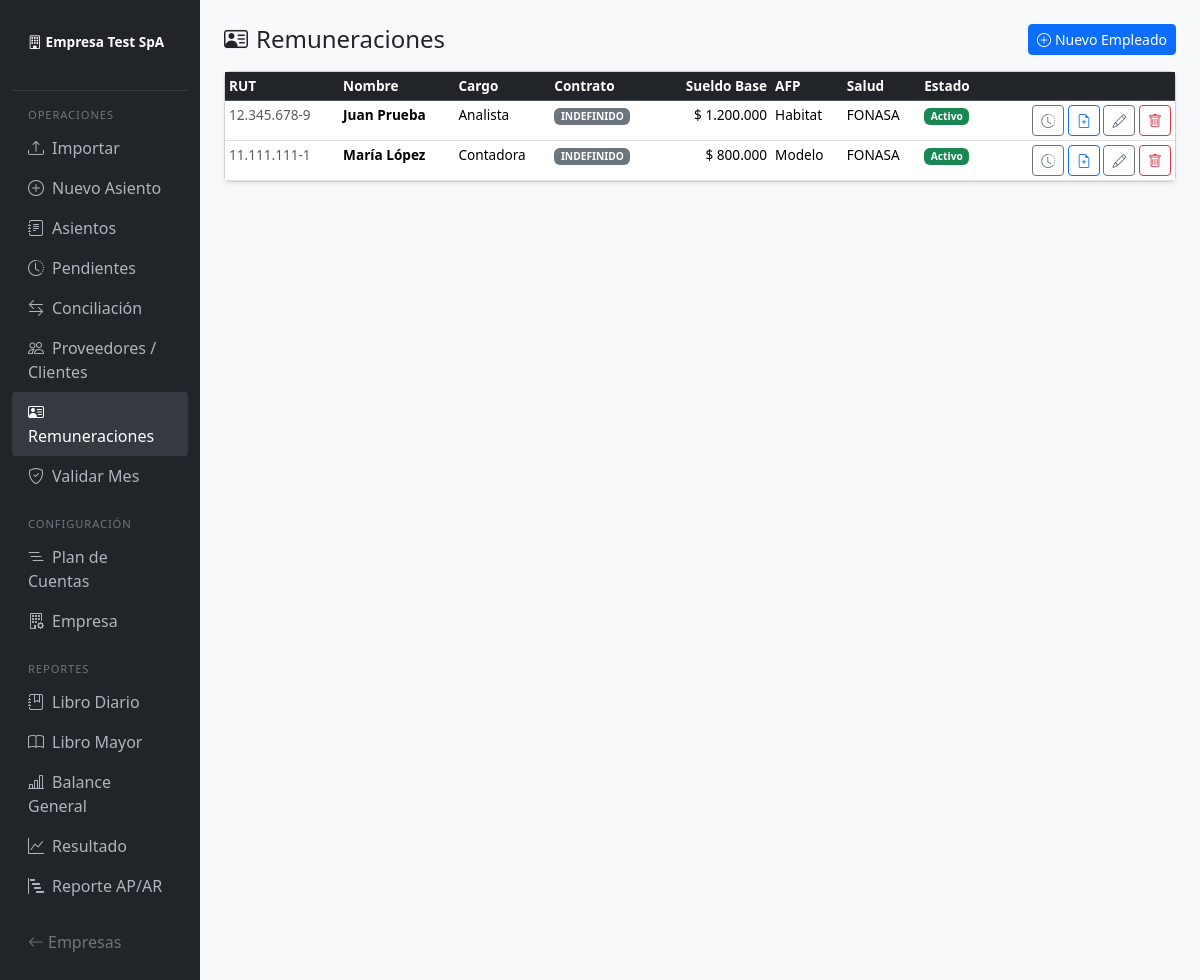
The app's page /empresa/1/remuneraciones with its own data.
### models.py (models this page shows, shortened)
class Empresa(db.Model):
    __tablename__ = 'empresas'
    id = db.Column(db.Integer, primary_key=True)
    rut = db.Column(db.String(12), unique=True, nullable=False)
    razon_social = db.Column(db.String(200), nullable=False)
    nombre_fantasia = db.Column(db.String(200))
    giro = db.Column(db.String(300))
    activa = db.Column(db.Boolean, default=True)
    clave_sii = db.Column(db.String(200))   # clave portal SII (opcional)
    cuentas = db.relationship('Cuenta', backref='empresa', lazy='dynamic')
    asientos = db.relationship('Asiento', backref='empresa', lazy='dynamic')
    documentos_sii = db.relationship('DocumentoSII', backref='empresa', lazy='dynamic')
    movimientos_banco = db.relationship('MovimientoBanco', backref='empresa', lazy='dynamic')
    reglas = db.relationship('ReglaClasificacion', backref='empresa', lazy='dynamic')

class Empleado(db.Model):
    __tablename__ = 'empleados'
    id = db.Column(db.Integer, primary_key=True)
    empresa_id = db.Column(db.Integer, db.ForeignKey('empresas.id'), nullable=False)
    rut = db.Column(db.String(12), nullable=False)
    nombre = db.Column(db.String(200), nullable=False)
    cargo = db.Column(db.String(200))
    fecha_ingreso = db.Column(db.Date)
    tipo_contrato = db.Column(db.String(20), default='INDEFINIDO')
    sueldo_base = db.Column(db.Float, default=0.0)
    afp = db.Column(db.String(50), default='Habitat')
    tasa_afp_comision = db.Column(db.Float, default=0.0127)   # solo la comisión AFP (no los 10%)
    tipo_salud = db.Column(db.String(10), default='FONASA')   # FONASA | ISAPRE
    isapre = db.Column(db.String(100))
    monto_isapre = db.Column(db.Float, default=0.0)           # adicional sobre 7% si isapre
    bono_colacion = db.Column(db.Float, default=0.0)
    bono_movilizacion = db.Column(db.Float, default=0.0)
    otros_haberes = db.Column(db.Float, default=0.0)
    tasa_mutual = db.Column(db.Float, default=0.0093)
    activo = db.Column(db.Boolean, default=True)
    empresa = db.relationship('Empresa', backref=db.backref('empleados', lazy='dynamic'))
    liquidaciones = db.relationship('Liquidacion', backref='empleado', lazy='dynamic',
                                    cascade='all, delete-orphan')

### routes/remuneraciones.py (the view)
@bp.route('/empresa/<int:eid>/remuneraciones')
def index(eid):
    empresa = Empresa.query.get_or_404(eid)
    empleados = (Empleado.query
                 .filter_by(empresa_id=eid)
                 .order_by(Empleado.nombre)
                 .all())
    return render_template('remuneraciones/index.html', empresa=empresa, empleados=empleados)

### templates/remuneraciones/index.html (shortened to what this page needs)
{% extends 'base.html' %}
{% block content %}
<div class="d-flex justify-content-between align-items-center mb-3">
  <h4 class="mb-0"><i class="bi bi-person-vcard me-2"></i>Remuneraciones</h4>
  <a href="{{ url_for('remuneraciones.nuevo', eid=empresa.id) }}" class="btn btn-primary btn-sm">
    <i class="bi bi-plus-circle me-1"></i>Nuevo Empleado
  </a>
</div>
{% if empleados %}
<div class="card shadow-sm">
  <div class="table-responsive">
    <table class="table table-hover table-sm mb-0">
      <thead class="table-dark">
        <tr>
          <th>RUT</th>
          <th>Nombre</th>
          <th>Cargo</th>
          <th>Contrato</th>
          <th class="text-end">Sueldo Base</th>
          <th>AFP</th>
          <th>Salud</th>
          <th>Estado</th>
          <th></th>
        </tr>
      </thead>
      <tbody>
        {% for e in empleados %}
        <tr>
          <td class="text-muted">{{ e.rut }}</td>
          <td><strong>{{ e.nombre }}</strong></td>
          <td>{{ e.cargo or '—' }}</td>
          <td><span class="badge bg-secondary">{{ e.tipo_contrato }}</span></td>
          <td class="text-end">$ {{ e.sueldo_base | clp }}</td>
          <td>{{ e.afp }}</td>
          <td>{{ e.tipo_salud }}{% if e.isapre %} – {{ e.isapre }}{% endif %}</td>
          <td>
            {% if e.activo %}
              <span class="badge bg-success">Activo</span>
            {% else %}
              <span class="badge bg-secondary">Inactivo</span>
            {% endif %}
          </td>
          <td class="text-end text-nowrap">
            <a href="{{ url_for('remuneraciones.historial', eid=empresa.id, emp_id=e.id) }}"
               class="btn btn-outline-secondary btn-sm" title="Historial"><i class="bi bi-clock-history"></i></a>
            <a href="{{ url_for('remuneraciones.liquidar', eid=empresa.id, emp_id=e.id) }}"
               class="btn btn-outline-primary btn-sm" title="Nueva liquidación"><i class="bi bi-file-earmark-plus"></i></a>
            <a href="{{ url_for('remuneraciones.editar', eid=empresa.id, emp_id=e.id) }}"
               class="btn btn-outline-secondary btn-sm" title="Editar"><i class="bi bi-pencil"></i></a>
            <form method="post" action="{{ url_for('remuneraciones.eliminar', eid=empresa.id, emp_id=e.id) }}"
                  style="display:inline"
                  onsubmit="return confirm('¿Eliminar empleado {{ e.nombre }} y todas sus liquidaciones?')">
              <button class="btn btn-outline-danger btn-sm"><i class="bi bi-trash"></i></button>
            </form>
          </td>
        </tr>
        {% endfor %}
      </tbody>
    </table>
  </div>
</div>
{% else %}
<div class="alert alert-info">No hay empleados registrados. <a href="{{ url_for('remuneraciones.nuevo', eid=empresa.id) }}">Agregar primero.</a></div>
{% endif %}
{% endblock %}

### templates/base.html (shortened to what this page needs)
<!DOCTYPE html>
<html lang="es">
<head>
  <link href="https://cdn.jsdelivr.net/npm/bootstrap@5.3.3/dist/css/bootstrap.min.css" rel="stylesheet">
  <link href="https://cdn.jsdelivr.net/npm/bootstrap-icons@1.11.3/font/bootstrap-icons.min.css" rel="stylesheet">
  <link href="https://cdn.jsdelivr.net/npm/tom-select@2.3.1/dist/css/tom-select.bootstrap5.min.css" rel="stylesheet">
</head>
<body>
<div class="container-fluid">
  <div class="row">
    {% if empresa is defined and empresa %}
    <nav class="col-md-2 sidebar d-flex flex-column py-3">
      <div class="empresa-nombre">
        <i class="bi bi-building me-1"></i>{{ empresa.nombre_fantasia or empresa.razon_social }}
        <div class="text-muted" style="font-size:.75rem;font-weight:400">{{ empresa.rut }}</div>
      </div>
      <hr class="text-secondary my-1">
      <div class="nav-section">Operaciones</div>
      <ul class="nav flex-column">
        <li><a class="nav-link {% if 'importar' in request.endpoint %}active{% endif %}"
               href="{{ url_for('importar.index', eid=empresa.id) }}">
          <i class="bi bi-upload me-2"></i>Importar</a></li>
        <li><a class="nav-link {% if request.endpoint=='asientos.nuevo' %}active{% endif %}"
               href="{{ url_for('asientos.nuevo', eid=empresa.id) }}">
          <i class="bi bi-plus-circle me-2"></i>Nuevo Asiento</a></li>
        <li><a class="nav-link {% if request.endpoint=='asientos.lista' %}active{% endif %}"
               href="{{ url_for('asientos.lista', eid=empresa.id) }}">
          <i class="bi bi-journal-text me-2"></i>Asientos</a></li>
        <li><a class="nav-link {% if 'pendientes' in request.endpoint %}active{% endif %}"
               href="{{ url_for('pendientes.index', eid=empresa.id) }}">
          <i class="bi bi-clock-history me-2"></i>Pendientes
        </a></li>
        <li><a class="nav-link {% if 'conciliacion' in request.endpoint %}active{% endif %}"
               href="{{ url_for('conciliacion.index', eid=empresa.id) }}">
          <i class="bi bi-arrow-left-right me-2"></i>Conciliación</a></li>
        <li><a class="nav-link {% if 'contrapartes' in request.endpoint %}active{% endif %}"
               href="{{ url_for('contrapartes.index', eid=empresa.id) }}">
          <i class="bi bi-people me-2"></i>Proveedores / Clientes</a></li>
        <li><a class="nav-link {% if 'remuneraciones' in request.endpoint %}active{% endif %}"
               href="{{ url_for('remuneraciones.index', eid=empresa.id) }}">
          <i class="bi bi-person-vcard me-2"></i>Remuneraciones</a></li>
        <li><a class="nav-link {% if 'validacion' in request.endpoint %}active{% endif %}"
               href="{{ url_for('validacion.index', eid=empresa.id) }}">
          <i class="bi bi-shield-check me-2"></i>Validar Mes</a></li>
      </ul>
      <div class="nav-section mt-2">Configuración</div>
      <ul class="nav flex-column">
        <li><a class="nav-link {% if 'cuentas' in request.endpoint %}active{% endif %}"
               href="{{ url_for('cuentas.lista', eid=empresa.id) }}">
          <i class="bi bi-list-nested me-2"></i>Plan de Cuentas</a></li>
        <li><a class="nav-link {% if request.endpoint in ('empresas.editar',) %}active{% endif %}"
               href="{{ url_for('empresas.editar', eid=empresa.id) }}">
          <i class="bi bi-building-gear me-2"></i>Empresa</a></li>
      </ul>
      <div class="nav-section mt-2">Reportes</div>
      <ul class="nav flex-column">
        <li><a class="nav-link {% if request.endpoint in ('reportes.diario','reportes.diario_imprimir') %}active{% endif %}"
               href="{{ url_for('reportes.diario', eid=empresa.id) }}">
          <i class="bi bi-journal-bookmark me-2"></i>Libro Diario</a></li>
        <li><a class="nav-link {% if request.endpoint in ('reportes.mayor','reportes.mayor_imprimir') %}active{% endif %}"
               href="{{ url_for('reportes.mayor', eid=empresa.id) }}">
          <i class="bi bi-book me-2"></i>Libro Mayor</a></li>
        <li><a class="nav-link {% if request.endpoint in ('reportes.balance','reportes.balance_imprimir') %}active{% endif %}"
               href="{{ url_for('reportes.balance', eid=empresa.id) }}">
          <i class="bi bi-bar-chart-line me-2"></i>Balance General</a></li>
        <li><a class="nav-link {% if request.endpoint=='reportes.resultado' %}active{% endif %}"
               href="{{ url_for('reportes.resultado', eid=empresa.id) }}">
          <i class="bi bi-graph-up me-2"></i>Resultado</a></li>
        <li><a class="nav-link {% if request.endpoint=='reportes.ap_ar' %}active{% endif %}"
               href="{{ url_for('reportes.ap_ar', eid=empresa.id) }}">
          <i class="bi bi-bar-chart-steps me-2"></i>Reporte AP/AR</a></li>
      </ul>
      <div class="mt-auto pt-3 pb-2">
        <a class="nav-link text-secondary" href="{{ url_for('main.index') }}">
          <i class="bi bi-arrow-left me-1"></i>Empresas
        </a>
      </div>
    </nav>
    <main class="col-md-10 main-content">
    {% else %}
    <main class="col-12 main-content">
    {% endif %}
      {% block content %}{% endblock %}
    </main>
  </div>
</div>
</body>
</html>

### templates/base.html (style rules this page uses)
body { background: #f8f9fa; }
.sidebar { min-height: 100vh; background: #212529; }
.sidebar .nav-link { color: #adb5bd; padding: .5rem 1rem; }
.sidebar .nav-link:hover, .sidebar .nav-link.active { color: #fff; background: #343a40; border-radius: 4px; }
.sidebar .nav-section { color: #6c757d; font-size: .7rem; text-transform: uppercase; letter-spacing: .08em; padding: .75rem 1rem .25rem; }
.sidebar .empresa-nombre { font-size: .85rem; font-weight: 600; color: #fff; padding: 1rem; }
.main-content { padding: 1.5rem; }
.table-sm td, .table-sm th { font-size: .85rem; }

### records on screen
Empresa: nombre_fantasia+razon_social "Empresa Test SpA"
Empleado: rut "12.345.678-9", nombre "Juan Prueba", cargo "Analista", tipo_contrato "INDEFINIDO", sueldo_base|clp "1.200.000", afp "Habitat", tipo_salud "FONASA", activo "Activo"
Empleado: rut "11.111.111-1", nombre "María López", cargo "Contadora", tipo_contrato "INDEFINIDO", sueldo_base|clp "800.000", afp "Modelo", tipo_salud "FONASA", activo "Activo"
